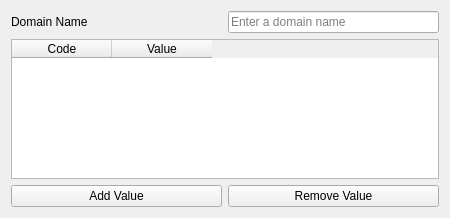
<?xml version="1.0" encoding="UTF-8"?>
<ui version="4.0">
 <class>Form</class>
 <widget class="QWidget" name="Form">
  <property name="geometry">
   <rect>
    <x>0</x>
    <y>0</y>
    <width>450</width>
    <height>203</height>
   </rect>
  </property>
  <property name="windowTitle">
   <string>Form</string>
  </property>
  <layout class="QGridLayout" name="gridLayout">
   <item row="0" column="0">
    <widget class="QLabel" name="label">
     <property name="sizePolicy">
      <sizepolicy hsizetype="Minimum" vsizetype="Preferred">
       <horstretch>0</horstretch>
       <verstretch>0</verstretch>
      </sizepolicy>
     </property>
     <property name="text">
      <string>Domain Name</string>
     </property>
    </widget>
   </item>
   <item row="0" column="1">
    <widget class="QLineEdit" name="domainNameLineEdit">
     <property name="sizePolicy">
      <sizepolicy hsizetype="MinimumExpanding" vsizetype="Fixed">
       <horstretch>0</horstretch>
       <verstretch>0</verstretch>
      </sizepolicy>
     </property>
     <property name="placeholderText">
      <string>Enter a domain name</string>
     </property>
    </widget>
   </item>
   <item row="1" column="0" colspan="2">
    <widget class="QTableWidget" name="tableWidget">
     <property name="sizePolicy">
      <sizepolicy hsizetype="Expanding" vsizetype="MinimumExpanding">
       <horstretch>0</horstretch>
       <verstretch>0</verstretch>
      </sizepolicy>
     </property>
     <property name="minimumSize">
      <size>
       <width>0</width>
       <height>140</height>
      </size>
     </property>
     <column>
      <property name="text">
       <string>Code</string>
      </property>
     </column>
     <column>
      <property name="text">
       <string>Value</string>
      </property>
     </column>
    </widget>
   </item>
   <item row="2" column="0">
    <widget class="QPushButton" name="addValuePushButton">
     <property name="sizePolicy">
      <sizepolicy hsizetype="MinimumExpanding" vsizetype="Fixed">
       <horstretch>0</horstretch>
       <verstretch>0</verstretch>
      </sizepolicy>
     </property>
     <property name="text">
      <string>Add Value</string>
     </property>
     <property name="icon">
      <iconset resource="../../resources.qrc">
       <normaloff>:/plugins/DsgTools/icons/plus.png</normaloff>:/plugins/DsgTools/icons/plus.png</iconset>
     </property>
     <property name="iconSize">
      <size>
       <width>12</width>
       <height>12</height>
      </size>
     </property>
    </widget>
   </item>
   <item row="2" column="1">
    <widget class="QPushButton" name="removeValuePushButton">
     <property name="sizePolicy">
      <sizepolicy hsizetype="MinimumExpanding" vsizetype="Fixed">
       <horstretch>0</horstretch>
       <verstretch>0</verstretch>
      </sizepolicy>
     </property>
     <property name="text">
      <string>Remove Value</string>
     </property>
     <property name="icon">
      <iconset resource="../../resources.qrc">
       <normaloff>:/plugins/DsgTools/icons/remove.png</normaloff>:/plugins/DsgTools/icons/remove.png</iconset>
     </property>
     <property name="iconSize">
      <size>
       <width>12</width>
       <height>12</height>
      </size>
     </property>
    </widget>
   </item>
  </layout>
 </widget>
 <resources>
  <include location="../../resources.qrc"/>
 </resources>
 <connections/>
</ui>
